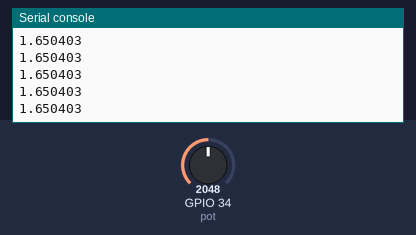
Simulated run of this program. Board: ESP32 board running MicroPython. Shown: the last lines printed to the serial console. Inputs (shaded band) come from the test bench; at power-on: GPIO 34 (pot) = 2048 (analog values on the 0–4095 scale).

Above: at 1.2 s.
1.3 s: GPIO 34 (pot) set to 2866
At 1.31 s:
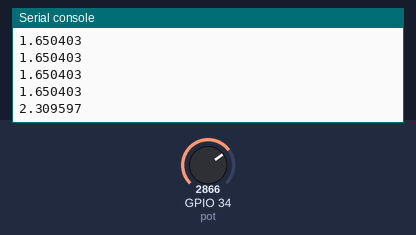
2.8 s: GPIO 34 (pot) set to 3603
At 2.81 s:
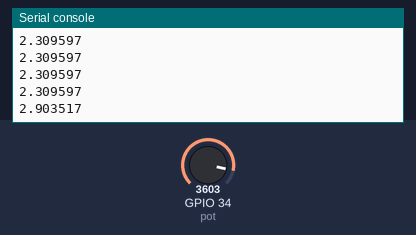
Timing chart, 0 to 5.8 s (numbered marks = the images above; inputs shaded):
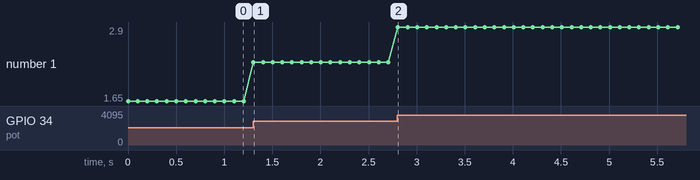

The program:

c17.py
```python
from machine import Pin, ADC
from time import sleep

pot = ADC(Pin(34))
pot.atten(ADC.ATTN_11DB)

while True:
    pot_value = pot.read()
    #Convert the analog reading (which goes from 0 - 4095) to a voltage (0 - 3.3V):
    voltage = pot_value * (3.3 / 4095)
    print(voltage)
    sleep(0.1)
```

Measured:
- after the input at 1.3 s, the serial console: prints a new line at once (image 1)
- after the input at 2.8 s, the serial console: prints a new line at once (image 2)
- plotted number 1: 1.65 → 2.31 after the input at 1.3 s, 2.31 → 2.9 after the input at 2.8 s
